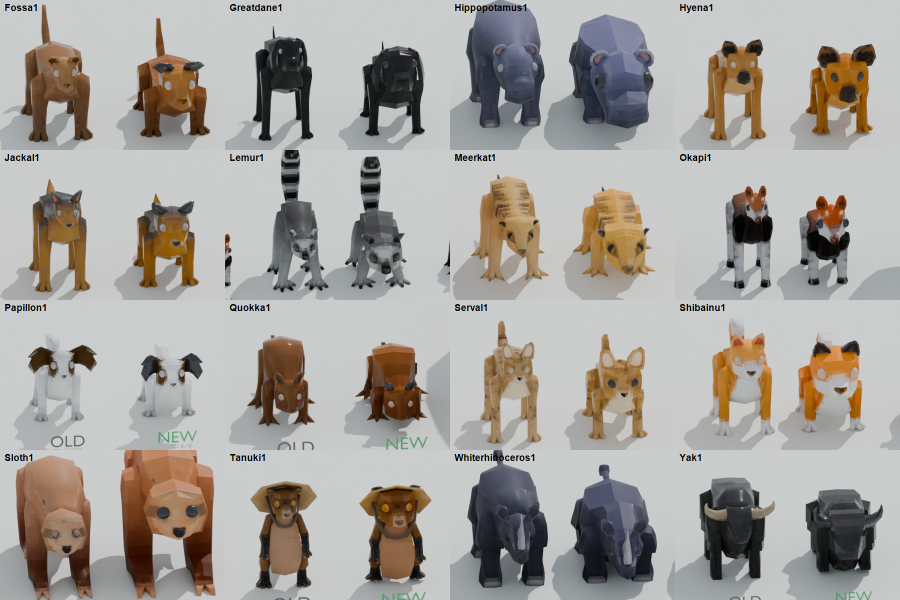
#> input picture models/restyle/batch2_sheet_2.png, 1800 x 1200 px, given as the content of the folder ../../models/restyle/batch2_sheet_2.png, which was not available (shown at 1/2 size)
$ python sheet.py ../../models/restyle/batch2_sheet_2.png out.png
#> lines starting #> are read from the running program, lines starting #| are printed output that depends on the picture
import sys, glob
from PIL import Image
fs = sorted(glob.glob(sys.argv[1] + "/*.png"))
cols = 8
rows = (len(fs) + cols - 1) // cols
sheet = Image.new("RGBA", (256 * cols, 256 * rows), (190, 205, 225, 255))
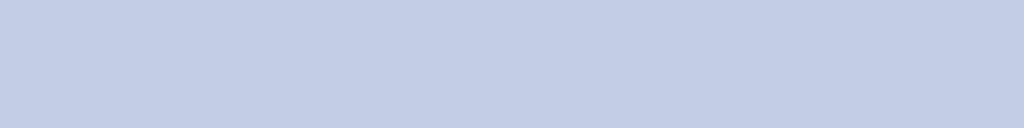
#> sheet: PIL image 2048x256 RGBA (shown at 1/2 size); mean R, G, B, A 190, 205, 225, 255
for i, f in enumerate(fs):
    sheet.alpha_composite(Image.open(f), ((i % cols) * 256, (i // cols) * 256))
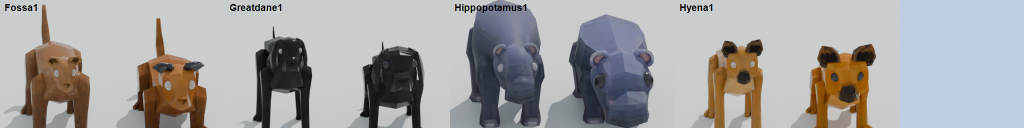
#> sheet: PIL image 2048x256 RGBA (shown at 1/2 size); mean R, G, B, A 163.6, 163, 163, 255
sheet.convert("RGB").resize((sheet.width // 2, sheet.height // 2)).save(sys.argv[2], quality=88)
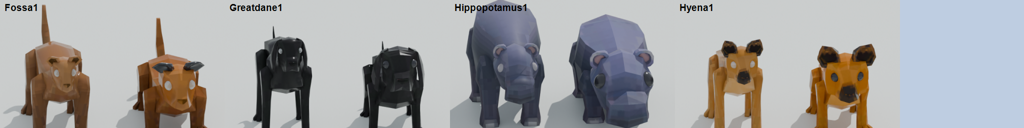
#> saved as out.png: PIL image 1024x128 RGB; mean R, G, B 163.6, 163, 163
